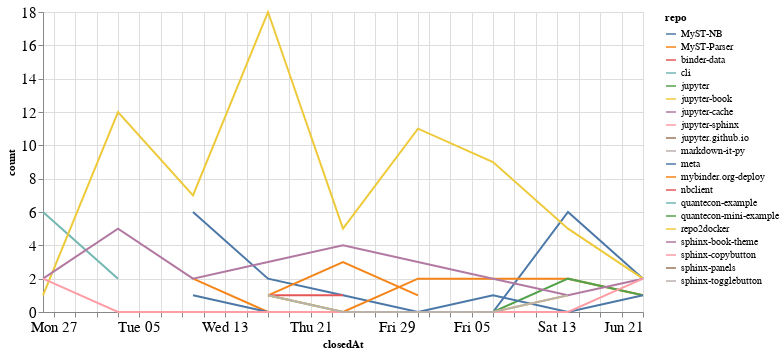

Notebook source saved alongside this figure:
### Code cell
closed_by_time = closed_by.groupby('repo').resample('W', on='closedAt').count()['author'].reset_index()
closed_by_time = closed_by_time.rename(columns={'author': 'count'})

alt.Chart(closed_by_time, width=600).mark_line().encode(
    x='closedAt',
    y='count',
    color='repo',
    tooltip="repo"
)

### Figure 1 — Vega-Lite specification as saved in the notebook (floating-point values rounded to 4 significant figures)
{"config": {"axisLeft": {"labelFontSize": 15}, "axisBottom": {"labelFontSize": 15}}, "data": {"name": "data-9d9e25cfb46cbdb659177252558f2162"}, "mark": "line", "encoding": {"color": {"type": "nominal", "field": "repo"}, "tooltip": {"type": "nominal", "field": "repo"}, "x": {"type": "temporal", "field": "closedAt"}, "y": {"type": "quantitative", "field": "count"}}, "width": 600, "$schema": "https://vega.github.io/schema/vega-lite/v4.8.1.json", "datasets": {"data-9d9e25cfb46cbdb659177252558f2162": [{"repo": "MyST-NB", "closedAt": "2020-05-10T00:00:00", "count": 6}, {"repo": "MyST-NB", "closedAt": "2020-05-17T00:00:00", "count": 2}, {"repo": "MyST-NB", "closedAt": "2020-05-24T00:00:00", "count": 1}, {"repo": "MyST-NB", "closedAt": "2020-05-31T00:00:00", "count": 0}, {"repo": "MyST-NB", "closedAt": "2020-06-07T00:00:00", "count": 0}, {"repo": "MyST-NB", "closedAt": "2020-06-14T00:00:00", "count": 6}, {"repo": "MyST-NB", "closedAt": "2020-06-21T00:00:00", "count": 2}, {"repo": "MyST-Parser", "closedAt": "2020-05-10T00:00:00", "count": 2}, {"repo": "MyST-Parser", "closedAt": "2020-05-17T00:00:00", "count": 0}, {"repo": "MyST-Parser", "closedAt": "2020-05-24T00:00:00", "count": 0}, {"repo": "MyST-Parser", "closedAt": "2020-05-31T00:00:00", "count": 2}, {"repo": "MyST-Parser", "closedAt": "2020-06-07T00:00:00", "count": 2}, {"repo": "MyST-Parser", "closedAt": "2020-06-14T00:00:00", "count": 2}, {"repo": "MyST-Parser", "closedAt": "2020-06-21T00:00:00", "count": 1}, {"repo": "binder-data", "closedAt": "2020-06-21T00:00:00", "count": 1}, {"repo": "cli", "closedAt": "2020-04-26T00:00:00", "count": 6}, {"repo": "cli", "closedAt": "2020-05-03T00:00:00", "count": 2}, {"repo": "jupyter", "closedAt": "2020-05-17T00:00:00", "count": 1}, {"repo": "jupyter", "closedAt": "2020-05-24T00:00:00", "count": 0}, {"repo": "jupyter", "closedAt": "2020-05-31T00:00:00", "count": 0}, {"repo": "jupyter", "closedAt": "2020-06-07T00:00:00", "count": 0}, {"repo": "jupyter", "closedAt": "2020-06-14T00:00:00", "count": 2}, {"repo": "jupyter", "closedAt": "2020-06-21T00:00:00", "count": 1}, {"repo": "jupyter-book", "closedAt": "2020-04-26T00:00:00", "count": 1}, {"repo": "jupyter-book", "closedAt": "2020-05-03T00:00:00", "count": 12}, {"repo": "jupyter-book", "closedAt": "2020-05-10T00:00:00", "count": 7}, {"repo": "jupyter-book", "closedAt": "2020-05-17T00:00:00", "count": 18}, {"repo": "jupyter-book", "closedAt": "2020-05-24T00:00:00", "count": 5}, {"repo": "jupyter-book", "closedAt": "2020-05-31T00:00:00", "count": 11}, {"repo": "jupyter-book", "closedAt": "2020-06-07T00:00:00", "count": 9}, {"repo": "jupyter-book", "closedAt": "2020-06-14T00:00:00", "count": 5}, {"repo": "jupyter-book", "closedAt": "2020-06-21T00:00:00", "count": 2}, {"repo": "jupyter-cache", "closedAt": "2020-06-21T00:00:00", "count": 1}, {"repo": "jupyter-sphinx", "closedAt": "2020-05-03T00:00:00", "count": 1}, {"repo": "jupyter.github.io", "closedAt": "2020-05-17T00:00:00", "count": 3}, {"repo": "markdown-it-py", "closedAt": "2020-05-10T00:00:00", "count": 2}, {"repo": "meta", "closedAt": "2020-05-10T00:00:00", "count": 1}, {"repo": "meta", "closedAt": "2020-05-17T00:00:00", "count": 0}, {"repo": "meta", "closedAt": "2020-05-24T00:00:00", "count": 0}, {"repo": "meta", "closedAt": "2020-05-31T00:00:00", "count": 0}, {"repo": "meta", "closedAt": "2020-06-07T00:00:00", "count": 1}, {"repo": "meta", "closedAt": "2020-06-14T00:00:00", "count": 0}, {"repo": "meta", "closedAt": "2020-06-21T00:00:00", "count": 1}, {"repo": "mybinder.org-deploy", "closedAt": "2020-05-17T00:00:00", "count": 1}, {"repo": "mybinder.org-deploy", "closedAt": "2020-05-24T00:00:00", "count": 3}, {"repo": "mybinder.org-deploy", "closedAt": "2020-05-31T00:00:00", "count": 1}, {"repo": "nbclient", "closedAt": "2020-05-17T00:00:00", "count": 1}, {"repo": "nbclient", "closedAt": "2020-05-24T00:00:00", "count": 1}, {"repo": "quantecon-example", "closedAt": "2020-05-17T00:00:00", "count": 1}, {"repo": "quantecon-mini-example", "closedAt": "2020-06-21T00:00:00", "count": 1}, {"repo": "repo2docker", "closedAt": "2020-05-17T00:00:00", "count": 1}, {"repo": "repo2docker", "closedAt": "2020-05-24T00:00:00", "count": 0}, {"repo": "repo2docker", "closedAt": "2020-05-31T00:00:00", "count": 0}, {"repo": "repo2docker", "closedAt": "2020-06-07T00:00:00", "count": 0}, {"repo": "repo2docker", "closedAt": "2020-06-14T00:00:00", "count": 1}, {"repo": "sphinx-book-theme", "closedAt": "2020-04-26T00:00:00", "count": 2}, {"repo": "sphinx-book-theme", "closedAt": "2020-05-03T00:00:00", "count": 5}, {"repo": "sphinx-book-theme", "closedAt": "2020-05-10T00:00:00", "count": 2}, {"repo": "sphinx-book-theme", "closedAt": "2020-05-17T00:00:00", "count": 3}, {"repo": "sphinx-book-theme", "closedAt": "2020-05-24T00:00:00", "count": 4}, {"repo": "sphinx-book-theme", "closedAt": "2020-05-31T00:00:00", "count": 3}, {"repo": "sphinx-book-theme", "closedAt": "2020-06-07T00:00:00", "count": 2}, {"repo": "sphinx-book-theme", "closedAt": "2020-06-14T00:00:00", "count": 1}, {"repo": "sphinx-book-theme", "closedAt": "2020-06-21T00:00:00", "count": 2}, {"repo": "sphinx-copybutton", "closedAt": "2020-04-26T00:00:00", "count": 2}, {"repo": "sphinx-copybutton", "closedAt": "2020-05-03T00:00:00", "count": 0}, {"repo": "sphinx-copybutton", "closedAt": "2020-05-10T00:00:00", "count": 0}, {"repo": "sphinx-copybutton", "closedAt": "2020-05-17T00:00:00", "count": 0}, {"repo": "sphinx-copybutton", "closedAt": "2020-05-24T00:00:00", "count": 0}, {"repo": "sphinx-copybutton", "closedAt": "2020-05-31T00:00:00", "count": 0}, {"repo": "sphinx-copybutton", "closedAt": "2020-06-07T00:00:00", "count": 0}, {"repo": "sphinx-copybutton", "closedAt": "2020-06-14T00:00:00", "count": 0}, {"repo": "sphinx-copybutton", "closedAt": "2020-06-21T00:00:00", "count": 2}, {"repo": "sphinx-panels", "closedAt": "2020-05-10T00:00:00", "count": 1}, {"repo": "sphinx-togglebutton", "closedAt": "2020-05-17T00:00:00", "count": 1}, {"repo": "sphinx-togglebutton", "closedAt": "2020-05-24T00:00:00", "count": 0}, {"repo": "sphinx-togglebutton", "closedAt": "2020-05-31T00:00:00", "count": 0}, {"repo": "sphinx-togglebutton", "closedAt": "2020-06-07T00:00:00", "count": 0}, {"repo": "sphinx-togglebutton", "closedAt": "2020-06-14T00:00:00", "count": 1}]}}
